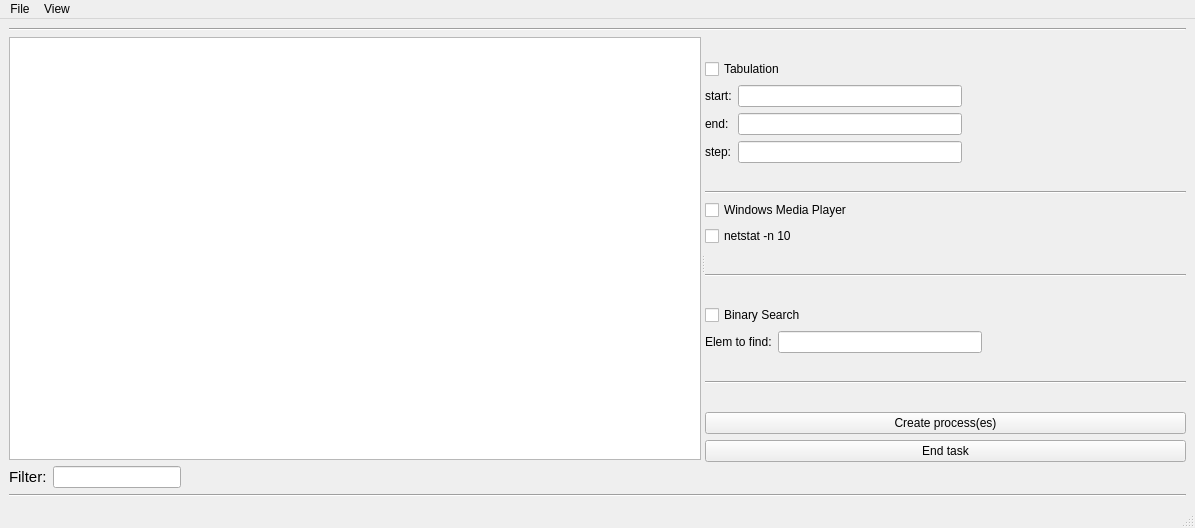
<?xml version="1.0" encoding="UTF-8"?>
<ui version="4.0">
 <class>TaskManager</class>
 <widget class="QMainWindow" name="TaskManager">
  <property name="geometry">
   <rect>
    <x>0</x>
    <y>0</y>
    <width>1195</width>
    <height>528</height>
   </rect>
  </property>
  <property name="windowTitle">
   <string>Task Manager</string>
  </property>
  <widget class="QWidget" name="centralwidget">
   <layout class="QVBoxLayout" name="verticalLayout_11">
    <item>
     <layout class="QVBoxLayout" name="verticalLayout_10">
      <item>
       <widget class="Line" name="line_4">
        <property name="orientation">
         <enum>Qt::Horizontal</enum>
        </property>
       </widget>
      </item>
      <item>
       <widget class="QSplitter" name="splitter">
        <property name="orientation">
         <enum>Qt::Horizontal</enum>
        </property>
        <widget class="QWidget" name="layoutWidget">
         <layout class="QVBoxLayout" name="verticalLayout">
          <item>
           <widget class="QTableWidget" name="tableWidget">
            <property name="sizePolicy">
             <sizepolicy hsizetype="Expanding" vsizetype="Expanding">
              <horstretch>0</horstretch>
              <verstretch>0</verstretch>
             </sizepolicy>
            </property>
            <property name="editTriggers">
             <set>QAbstractItemView::NoEditTriggers</set>
            </property>
           </widget>
          </item>
          <item>
           <layout class="QHBoxLayout" name="horizontalLayout">
            <item>
             <widget class="QLabel" name="labelFilter">
              <property name="font">
               <font>
                <pointsize>11</pointsize>
               </font>
              </property>
              <property name="text">
               <string>Filter:</string>
              </property>
             </widget>
            </item>
            <item>
             <widget class="QLineEdit" name="lineEditFilter"/>
            </item>
            <item>
             <spacer name="horizontalSpacer_6">
              <property name="orientation">
               <enum>Qt::Horizontal</enum>
              </property>
              <property name="sizeHint" stdset="0">
               <size>
                <width>40</width>
                <height>20</height>
               </size>
              </property>
             </spacer>
            </item>
            <item>
             <spacer name="horizontalSpacer_5">
              <property name="orientation">
               <enum>Qt::Horizontal</enum>
              </property>
              <property name="sizeHint" stdset="0">
               <size>
                <width>40</width>
                <height>20</height>
               </size>
              </property>
             </spacer>
            </item>
            <item>
             <spacer name="horizontalSpacer_7">
              <property name="orientation">
               <enum>Qt::Horizontal</enum>
              </property>
              <property name="sizeHint" stdset="0">
               <size>
                <width>40</width>
                <height>20</height>
               </size>
              </property>
             </spacer>
            </item>
            <item>
             <widget class="Line" name="line">
              <property name="orientation">
               <enum>Qt::Horizontal</enum>
              </property>
             </widget>
            </item>
            <item>
             <spacer name="horizontalSpacer_4">
              <property name="orientation">
               <enum>Qt::Horizontal</enum>
              </property>
              <property name="sizeHint" stdset="0">
               <size>
                <width>40</width>
                <height>20</height>
               </size>
              </property>
             </spacer>
            </item>
           </layout>
          </item>
         </layout>
        </widget>
        <widget class="QWidget" name="layoutWidget">
         <layout class="QVBoxLayout" name="verticalLayout_9">
          <item>
           <layout class="QVBoxLayout" name="verticalLayout_4">
            <item>
             <widget class="QCheckBox" name="checkBoxTabulation">
              <property name="layoutDirection">
               <enum>Qt::LeftToRight</enum>
              </property>
              <property name="text">
               <string>Tabulation</string>
              </property>
             </widget>
            </item>
            <item>
             <layout class="QHBoxLayout" name="horizontalLayout_2">
              <item>
               <layout class="QVBoxLayout" name="verticalLayout_3">
                <item>
                 <widget class="QLabel" name="label_2">
                  <property name="text">
                   <string>start:</string>
                  </property>
                 </widget>
                </item>
                <item>
                 <widget class="QLabel" name="label_3">
                  <property name="text">
                   <string>end:</string>
                  </property>
                 </widget>
                </item>
                <item>
                 <widget class="QLabel" name="label_4">
                  <property name="text">
                   <string>step:</string>
                  </property>
                 </widget>
                </item>
               </layout>
              </item>
              <item>
               <layout class="QVBoxLayout" name="verticalLayout_2">
                <item>
                 <widget class="QLineEdit" name="lineEditStart"/>
                </item>
                <item>
                 <widget class="QLineEdit" name="lineEditEnd"/>
                </item>
                <item>
                 <widget class="QLineEdit" name="lineEditStep"/>
                </item>
               </layout>
              </item>
              <item>
               <spacer name="horizontalSpacer">
                <property name="orientation">
                 <enum>Qt::Horizontal</enum>
                </property>
                <property name="sizeHint" stdset="0">
                 <size>
                  <width>40</width>
                  <height>20</height>
                 </size>
                </property>
               </spacer>
              </item>
             </layout>
            </item>
           </layout>
          </item>
          <item>
           <layout class="QVBoxLayout" name="verticalLayout_6">
            <item>
             <widget class="Line" name="line_6">
              <property name="orientation">
               <enum>Qt::Horizontal</enum>
              </property>
             </widget>
            </item>
            <item>
             <widget class="QCheckBox" name="checkBoxWMP">
              <property name="layoutDirection">
               <enum>Qt::LeftToRight</enum>
              </property>
              <property name="text">
               <string>Windows Media Player</string>
              </property>
             </widget>
            </item>
            <item>
             <widget class="QCheckBox" name="checkBoxNetStat">
              <property name="sizePolicy">
               <sizepolicy hsizetype="Preferred" vsizetype="Fixed">
                <horstretch>0</horstretch>
                <verstretch>0</verstretch>
               </sizepolicy>
              </property>
              <property name="layoutDirection">
               <enum>Qt::LeftToRight</enum>
              </property>
              <property name="text">
               <string>netstat -n 10</string>
              </property>
             </widget>
            </item>
           </layout>
          </item>
          <item>
           <widget class="Line" name="line_8">
            <property name="orientation">
             <enum>Qt::Horizontal</enum>
            </property>
           </widget>
          </item>
          <item>
           <layout class="QVBoxLayout" name="verticalLayout_7">
            <item>
             <widget class="QCheckBox" name="checkBoxBinarySearch">
              <property name="sizePolicy">
               <sizepolicy hsizetype="MinimumExpanding" vsizetype="Fixed">
                <horstretch>0</horstretch>
                <verstretch>0</verstretch>
               </sizepolicy>
              </property>
              <property name="layoutDirection">
               <enum>Qt::LeftToRight</enum>
              </property>
              <property name="text">
               <string>Binary Search</string>
              </property>
             </widget>
            </item>
            <item>
             <layout class="QHBoxLayout" name="horizontalLayout_3">
              <item>
               <widget class="QLabel" name="label">
                <property name="text">
                 <string>Elem to find:</string>
                </property>
               </widget>
              </item>
              <item>
               <widget class="QLineEdit" name="lineEditElemToSearc"/>
              </item>
              <item>
               <spacer name="horizontalSpacer_2">
                <property name="orientation">
                 <enum>Qt::Horizontal</enum>
                </property>
                <property name="sizeHint" stdset="0">
                 <size>
                  <width>40</width>
                  <height>20</height>
                 </size>
                </property>
               </spacer>
              </item>
             </layout>
            </item>
           </layout>
          </item>
          <item>
           <widget class="Line" name="line_3">
            <property name="orientation">
             <enum>Qt::Horizontal</enum>
            </property>
           </widget>
          </item>
          <item>
           <layout class="QVBoxLayout" name="verticalLayout_8">
            <item>
             <widget class="QPushButton" name="buttonCreateProc">
              <property name="sizePolicy">
               <sizepolicy hsizetype="Minimum" vsizetype="Fixed">
                <horstretch>0</horstretch>
                <verstretch>0</verstretch>
               </sizepolicy>
              </property>
              <property name="text">
               <string>Create process(es)</string>
              </property>
             </widget>
            </item>
            <item>
             <widget class="QPushButton" name="buttonEndTask">
              <property name="text">
               <string>End task</string>
              </property>
             </widget>
            </item>
           </layout>
          </item>
         </layout>
        </widget>
       </widget>
      </item>
      <item>
       <widget class="Line" name="line_5">
        <property name="orientation">
         <enum>Qt::Horizontal</enum>
        </property>
       </widget>
      </item>
     </layout>
    </item>
   </layout>
  </widget>
  <widget class="QMenuBar" name="menubar">
   <property name="geometry">
    <rect>
     <x>0</x>
     <y>0</y>
     <width>1195</width>
     <height>21</height>
    </rect>
   </property>
   <widget class="QMenu" name="menuFile">
    <property name="title">
     <string>File</string>
    </property>
    <addaction name="actionRunTask"/>
    <addaction name="actionExit"/>
   </widget>
   <widget class="QMenu" name="menuView">
    <property name="title">
     <string>View</string>
    </property>
    <addaction name="actionRefreshNow"/>
   </widget>
   <addaction name="menuFile"/>
   <addaction name="menuView"/>
  </widget>
  <widget class="QStatusBar" name="statusbar"/>
  <action name="actionRunTask">
   <property name="text">
    <string>Run task</string>
   </property>
  </action>
  <action name="actionExit">
   <property name="text">
    <string>Exit</string>
   </property>
  </action>
  <action name="actionRefreshNow">
   <property name="text">
    <string>Refresh now</string>
   </property>
  </action>
 </widget>
 <resources/>
 <connections/>
</ui>
